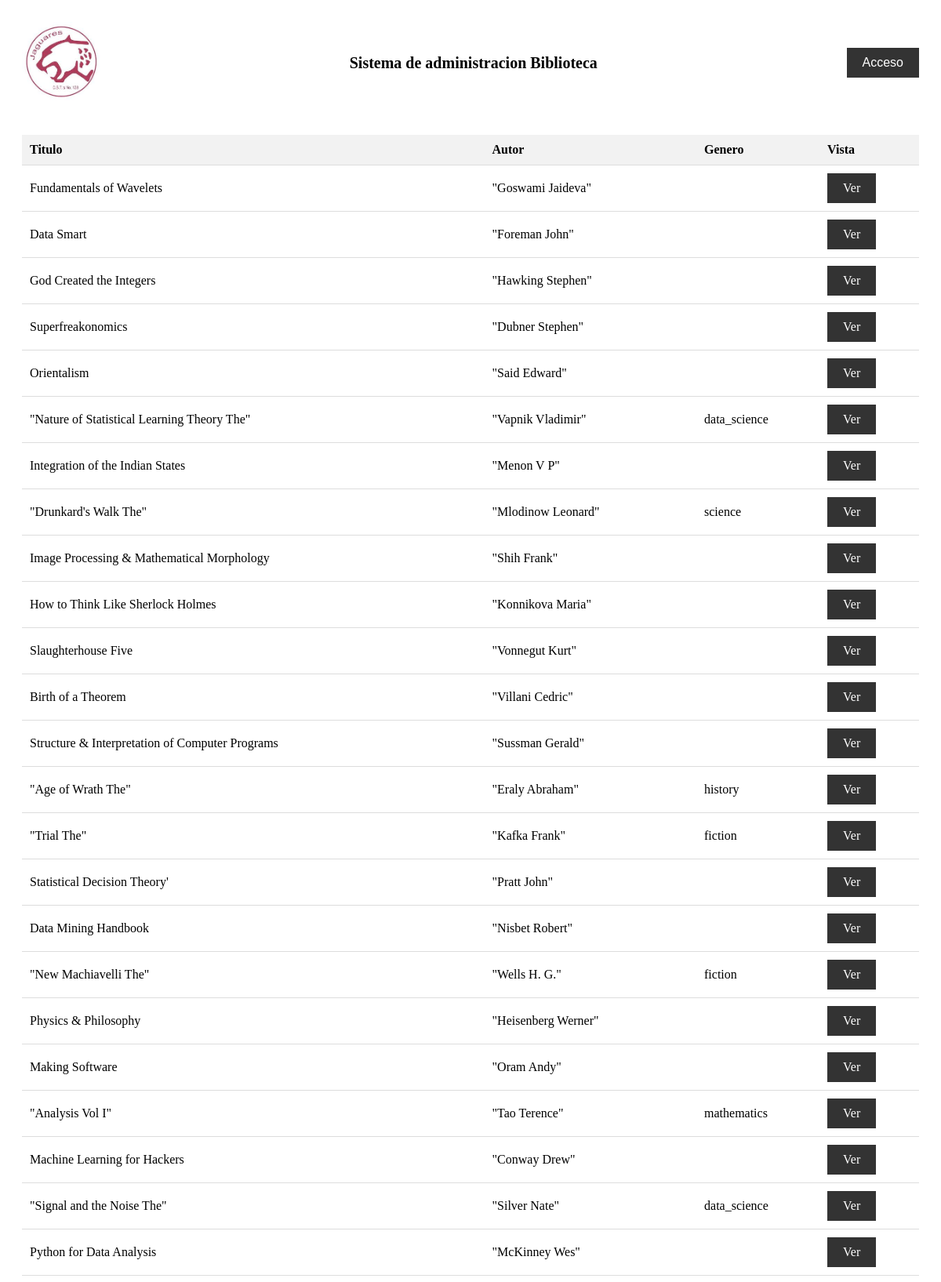
Page /libros/ver/ (upper part) on the committed database.
### biblioteca_app/models.py (models this page shows, shortened)
class Libro(models.Model):
    titulo = models.CharField(max_length=100)
    autor = models.CharField(max_length=100)
    genero = models.CharField(max_length=100)
    copias = models.IntegerField(default=1)

### biblioteca_app/views.py (the view)
# urls.py: path('ver/', views.verListaLibro, name='verListaLibro'),
def verListaLibro(request):
    lista_libro = Libro.objects.all()
    return render(request, 'listaLibro.html', {'lista_libro': lista_libro})

### Templates/listaLibro.html (shortened to what this page needs)
{% load static %}
<!DOCTYPE html>
<html lang="es">
<head>
    <link rel="stylesheet" href="{% static 'css/listaLibro.css' %}">
</head>
<body>
    {% include 'encabezado.html' %}
    <div class="book-table">
        <table>
            <thead>
                <tr>
                    <th>Titulo</th>
                    <th>Autor</th>
                    <th>Genero</th>
                    <th>Vista</th>
                </tr>
            </thead>
            <tbody>
                {% for libro in lista_libro %}
                <tr>
                    <td>{{ libro.titulo }}</td>
                    <td>{{ libro.autor }}</td>
                    <td>{{ libro.genero }}</td>
                    <td><a href="{% url 'verlibro' libro_id=libro.id %}" class="view-button">Ver</a></td>
                </tr>
                {% endfor %}
            </tbody>
        </table>
    </div>
</body>
</html>

### Templates/encabezado.html
{% load static %}
<header>
    <div class="logo">
        <a href="{% url 'inicio' %}"><img src="{% static 'img/jaguar.jpg' %}" alt="Logo Biblioteca"></a>
    </div>
    <div class="header-text">Sistema de administracion Biblioteca</div>
    <button class="login-button">Acceso</button>
</header>

### Templates/piepagina.html (shortened to what this page needs)
{% load static %}

### static/css/listaLibro.css (style rules this page uses)
header { padding: 20px; display: flex; align-items: center; justify-content: space-between; }
.logo img { max-width: 100px; height: auto; }
.header-text { font-size: 20px; font-weight: bold; }
.login-button { padding: 10px 20px; font-size: 16px; background-color: #333; color: #fff; border: none; cursor: pointer; }
.book-table { margin: 20px; }
table { width: 100%; border-collapse: collapse; }
th, td { padding: 10px; text-align: left; border-bottom: 1px solid #ddd; }
th { background-color: #f2f2f2; font-weight: bold; }
.view-button { display: inline-block; padding: 10px 20px; font-size: 16px; background-color: #333; color: #fff; text-decoration: none; border: none; cursor: pointer; }

### rows in the picture
Libro: titulo "Fundamentals of Wavelets", autor "\"Goswami Jaideva\""
Libro: titulo "Data Smart", autor "\"Foreman John\""
Libro: titulo "God Created the Integers", autor "\"Hawking Stephen\""
Libro: titulo "Superfreakonomics", autor "\"Dubner Stephen\""
Libro: titulo "Orientalism", autor "\"Said Edward\""
Libro: titulo "\"Nature of Statistical Learning Theory The\"", autor "\"Vapnik Vladimir\"", genero "data_science"
Libro: titulo "Integration of the Indian States", autor "\"Menon V P\""
Libro: titulo "\"Drunkard's Walk The\"", autor "\"Mlodinow Leonard\"", genero "science"
Libro: titulo "Image Processing & Mathematical Morphology", autor "\"Shih Frank\""
Libro: titulo "How to Think Like Sherlock Holmes", autor "\"Konnikova Maria\""
Libro: titulo "Slaughterhouse Five", autor "\"Vonnegut Kurt\""
Libro: titulo "Birth of a Theorem", autor "\"Villani Cedric\""
Libro: titulo "Structure & Interpretation of Computer Programs", autor "\"Sussman Gerald\""
Libro: titulo "\"Age of Wrath The\"", autor "\"Eraly Abraham\"", genero "history"
Libro: titulo "\"Trial The\"", autor "\"Kafka Frank\"", genero "fiction"
Libro: titulo "Statistical Decision Theory'", autor "\"Pratt John\""
Libro: titulo "Data Mining Handbook", autor "\"Nisbet Robert\""
Libro: titulo "\"New Machiavelli The\"", autor "\"Wells H. G.\"", genero "fiction"
Libro: titulo "Physics & Philosophy", autor "\"Heisenberg Werner\""
Libro: titulo "Making Software", autor "\"Oram Andy\""
Libro: titulo "\"Analysis Vol I\"", autor "\"Tao Terence\"", genero "mathematics"
Libro: titulo "Machine Learning for Hackers", autor "\"Conway Drew\""
Libro: titulo "\"Signal and the Noise The\"", autor "\"Silver Nate\"", genero "data_science"
Libro: titulo "Python for Data Analysis", autor "\"McKinney Wes\""
